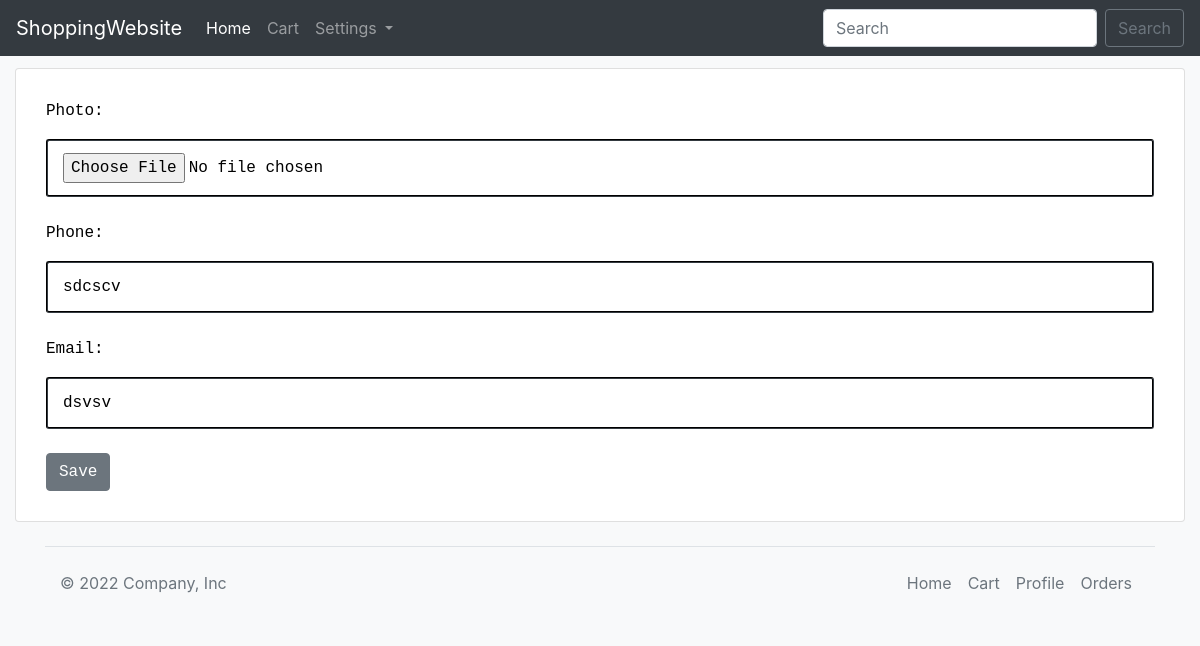
The page /editprofile/ (signed in) on the database as committed earlier.
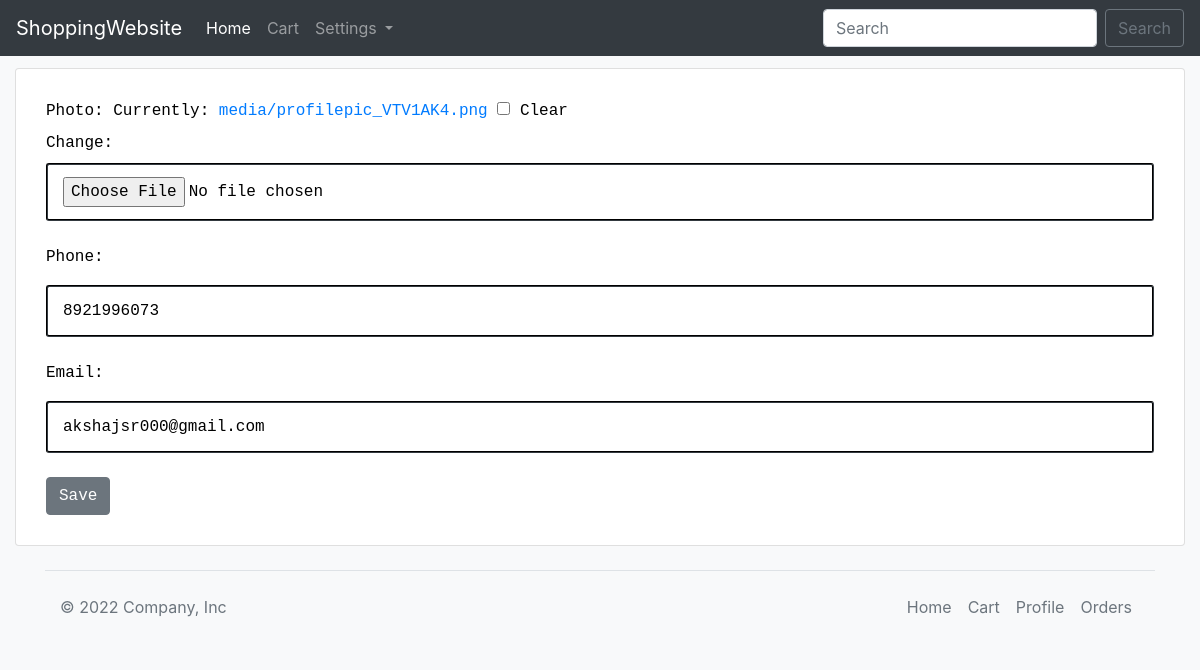
The same page on the database as committed later.
### ecom/models.py (models this page shows, shortened)
class Customer(models.Model):
    photo = models.ImageField(upload_to=settings.MEDIA_ROOT,blank=True)
    name = models.CharField(max_length=200, null=True,unique=True)
    phone = models.CharField(max_length=200, blank=True, null=True)
    email = models.EmailField(blank=True,null=True)
    date_created = models.DateTimeField(auto_now_add=True, null=True)

### ecom/views.py (the view)
# urls.py: path('editprofile/',views.editprofile,name='editprofile'),
def editprofile(request):
    if request.user.is_authenticated:
        customer = get_object_or_404(Customer, name=request.user)
        if request.method == "POST":
            form = CustomerForm(data=request.POST,files=request.FILES,instance=customer)
            if form.is_valid():
                customer = form.save(commit=False)
                customer.date_created = timezone.now()
                customer.save()
                return redirect('profile')
        else:
            form = CustomerForm(instance=customer)
        return render(request, 'ecom/customerform.html', {'form': form})
    else:
        return redirect('login')

### ecom/forms.py
class CustomerForm(forms.ModelForm):
  class Meta:
    model  = Customer
    fields = ('photo','phone','email',)

### ecom/templates/ecom/customerform.html
{% extends 'ecom/base.html' %}
{% block content %}
<div class="card mb-4 box-shadow formclose">
<form method="POST" enctype="multipart/form-data" class="customer-form">{% csrf_token %}
    {{ form.as_p }}
<button type="submit" class="save btn btn-secondary">Save</button>
</form>
</div>
{% endblock %}

Rows that differ between the two databases and show on the page:
changed Customer: phone "sdcscv" → "8921996073"; email "dsvsv" → "akshajsr000@gmail.com"
Other text that changed with them:
form field as_p: (not shown) → "☐"
text no longer shown: "Photo: Phone: Email:"
text now shown: "Photo: Currently: media/profilepic_VTV1AK4.png Clear Change: Phone: Email:"
